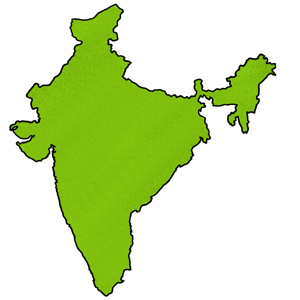
#> input picture opencv-python_tutorial/data/india.png, 300 x 300 px, found by its file name
$ python contour_attribute_information.py   (older library calls are emulated)
#> lines starting #> are read from the running program, lines starting #| are printed output that depends on the picture; after the words box and inside, x2 and y2 are one past the last pixel; in counts of white or black regions, pixels touching at a corner belong together; long printed decimals are rounded
import numpy as np
import matplotlib.pyplot as plt

import cv2


im = cv2.imread('india.png')
#> im is the input picture: shape (300, 300, 3); mean B, G, R 177.2, 229.8, 211.1
imgray = cv2.cvtColor(im,cv2.COLOR_BGR2GRAY)
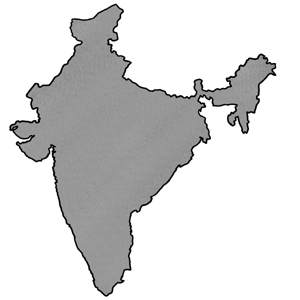
#> imgray: shape (300, 300); min 0, max 255, mean 218.2
ret, thresh = cv2.threshold(imgray,127,255,0)
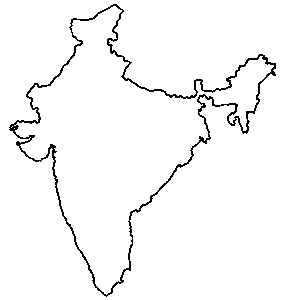
#> thresh: shape (300, 300); 97.1% white; black in thin lines or dots, all inside (x1, y1, x2, y2) = (9, 4, 276, 297)
image, contours, hierarchy = cv2.findContours(
    thresh,
    cv2.RETR_TREE,
    cv2.CHAIN_APPROX_SIMPLE,
)
#> contours = 5 contours, 2 with area under 20; largest, box (x1, y1, x2, y2) and area: (0, 0, 300, 300) 89401, (8, 3, 277, 298) 29323, (14, 6, 274, 295) 25500
cnt = contours[1]
#> cnt = contour of 674 points, box (x1, y1, x2, y2) (8, 3, 277, 298), area 29323


# aspect ratio
x,y,w,h = cv2.boundingRect(cnt)
#> x = 8; y = 3; w = 269; h = 295
aspect_ratio = float(w)/h
#> aspect_ratio = 0.912
print('aspect ratio = %f' % aspect_ratio)
#| aspect ratio = 0.9119

# extent
area = cv2.contourArea(cnt)
#> area = 29323
x,y,w,h = cv2.boundingRect(cnt)
rect_area = w*h
#> rect_area = 79355
extent = float(area)/rect_area
#> extent = 0.37
print('extent = %f' % extent)
#| extent = 0.3695

# solidity
area = cv2.contourArea(cnt)
hull = cv2.convexHull(cnt)
#> hull = contour of 23 points, box (x1, y1, x2, y2) (8, 3, 277, 298), area 45439
hull_area = cv2.contourArea(hull)
#> hull_area = 45439
solidity = float(area)/hull_area
#> solidity = 0.645
print('solidity = %f' % solidity)
#| solidity = 0.6453

# equi_diameter
area = cv2.contourArea(cnt)
equi_diameter = np.sqrt(4*area/np.pi)
#> equi_diameter = 193.2
print('equi_diameter = %f' % equi_diameter)
#| equi_diameter = 193.223

# orientation
(x,y), (MA,ma), angle = cv2.fitEllipse(cnt)
#> x = 129.4; y = 132.7; MA = 199.2; ma = 281.4; angle = 29.77
print('x = %d, y = %d, MA = %d, ma = %d, angle = %f'
      % (x, y, MA, ma, angle))
#| x = 129, y = 132, MA = 199, ma = 281, angle = 29.773

# mask and pixelpoints
mask = np.zeros(imgray.shape, np.uint8)
cv2.drawContours(mask,[cnt],0,255,-1)
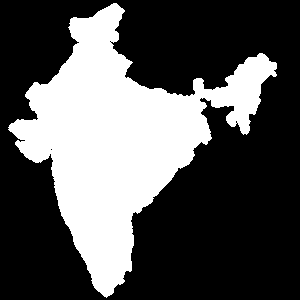
#> mask: shape (300, 300); 33.2% white; 1 white region, box (x1, y1, x2, y2) and area: (8, 3, 277, 298) 29911
pixelpoints = np.transpose(np.nonzero(mask))
#> pixelpoints = 29911 pairs, first value 3 to 297, second value 8 to 276

# min_val, min_loc　and its position
min_val, max_val, min_loc, max_loc = cv2.minMaxLoc(imgray,mask=mask)
#> min_val = 0; max_val = 255; min_loc = (115, 4); max_loc = (113, 3)
print('min_val=%d, max_val=%d' % (min_val, max_val))
#| min_val=0, max_val=255
print('min_loc = ', min_loc, ' max_loc =', max_loc)
#| min_loc =  (115, 4)  max_loc = (113, 3)

# mean_val
mean_val = cv2.mean(im,mask=mask)
#> mean_val = (20.95, 179.1, 122.9, 0)
print('mean val = ', mean_val)
#| mean val =  (20.947, 179.094, 122.919, 0.0)

# extreme points
leftmost = tuple(cnt[cnt[:,:,0].argmin()][0])
#> leftmost = (8, 129)
rightmost = tuple(cnt[cnt[:,:,0].argmax()][0])
#> rightmost = (276, 63)
topmost = tuple(cnt[cnt[:,:,1].argmin()][0])
#> topmost = (113, 3)
bottommost = tuple(cnt[cnt[:,:,1].argmax()][0])
#> bottommost = (106, 297)

cv2.circle(im,leftmost,3,(255,0,255),3)
#> im: shape (300, 300, 3); 0.11% of pixels changed, all inside (x1, y1, x2, y2) = (3, 124, 14, 135)
cv2.circle(im,rightmost,3,(0,255,255),3)
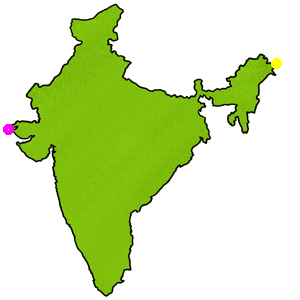
#> im: shape (300, 300, 3); mean B, G, R 177, 229.6, 211.2
cv2.circle(im,topmost,3,(255,0,0),3)
#> im: shape (300, 300, 3); 0.09% of pixels changed, all inside (x1, y1, x2, y2) = (108, 0, 119, 9)
cv2.circle(im,bottommost,3,(0,0,255),3)
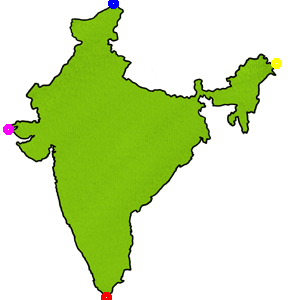
#> im: shape (300, 300, 3); mean B, G, R 177, 229.2, 211.1

plt.subplot(1,2,1)
plt.imshow(mask)
plt.title('india')
plt.xticks([])
plt.yticks([])

plt.subplot(1,2,2)
plt.imshow(im)
plt.title('Extreme points')
plt.xticks([])
plt.yticks([])

plt.show()
#> figure, not shown here; B, G, R data is drawn as R, G, B
